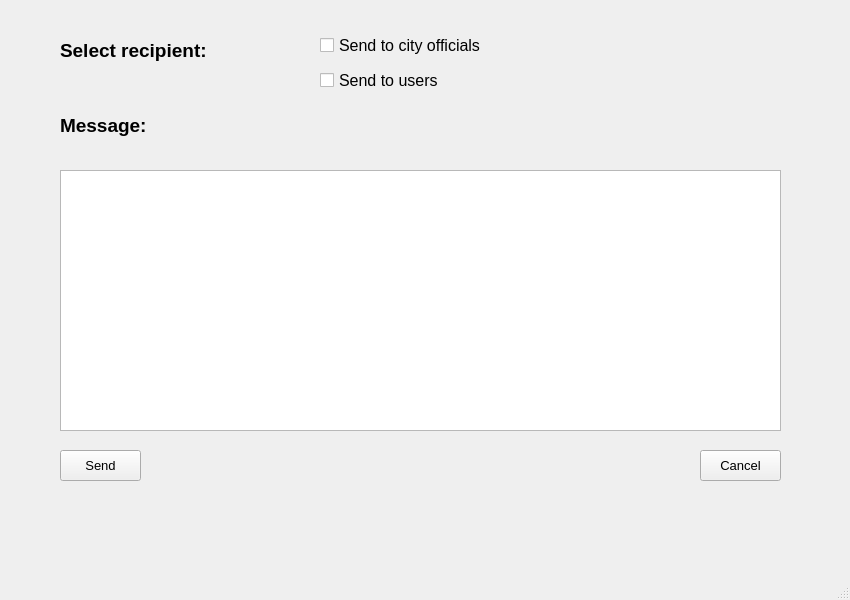
<?xml version="1.0" encoding="UTF-8"?>
<ui version="4.0">
 <class>Notification</class>
 <widget class="QMainWindow" name="Notification">
  <property name="geometry">
   <rect>
    <x>0</x>
    <y>0</y>
    <width>850</width>
    <height>600</height>
   </rect>
  </property>
  <property name="windowTitle">
   <string>MainWindow</string>
  </property>
  <widget class="QWidget" name="centralwidget">
   <widget class="QCheckBox" name="cityBox">
    <property name="geometry">
     <rect>
      <x>320</x>
      <y>30</y>
      <width>231</width>
      <height>31</height>
     </rect>
    </property>
    <property name="font">
     <font>
      <pointsize>12</pointsize>
     </font>
    </property>
    <property name="text">
     <string>Send to city officials</string>
    </property>
    <property name="autoExclusive">
     <bool>true</bool>
    </property>
   </widget>
   <widget class="QCheckBox" name="userBox">
    <property name="geometry">
     <rect>
      <x>320</x>
      <y>70</y>
      <width>151</width>
      <height>21</height>
     </rect>
    </property>
    <property name="font">
     <font>
      <pointsize>12</pointsize>
     </font>
    </property>
    <property name="text">
     <string>Send to users</string>
    </property>
    <property name="autoExclusive">
     <bool>true</bool>
    </property>
   </widget>
   <widget class="QTextEdit" name="textBox">
    <property name="geometry">
     <rect>
      <x>60</x>
      <y>170</y>
      <width>721</width>
      <height>261</height>
     </rect>
    </property>
    <property name="html">
     <string>&lt;!DOCTYPE HTML PUBLIC &quot;-//W3C//DTD HTML 4.0//EN&quot; &quot;http://www.w3.org/TR/REC-html40/strict.dtd&quot;&gt;
&lt;html&gt;&lt;head&gt;&lt;meta name=&quot;qrichtext&quot; content=&quot;1&quot; /&gt;&lt;style type=&quot;text/css&quot;&gt;
p, li { white-space: pre-wrap; }
&lt;/style&gt;&lt;/head&gt;&lt;body style=&quot; font-family:'MS Shell Dlg 2'; font-size:7.8pt; font-weight:400; font-style:normal;&quot;&gt;
&lt;p style=&quot;-qt-paragraph-type:empty; margin-top:0px; margin-bottom:0px; margin-left:0px; margin-right:0px; -qt-block-indent:0; text-indent:0px; font-size:8.25pt;&quot;&gt;&lt;br /&gt;&lt;/p&gt;&lt;/body&gt;&lt;/html&gt;</string>
    </property>
   </widget>
   <widget class="QPushButton" name="sendButton">
    <property name="geometry">
     <rect>
      <x>60</x>
      <y>450</y>
      <width>81</width>
      <height>31</height>
     </rect>
    </property>
    <property name="font">
     <font>
      <pointsize>10</pointsize>
     </font>
    </property>
    <property name="text">
     <string>Send</string>
    </property>
   </widget>
   <widget class="QPushButton" name="cancelButton">
    <property name="geometry">
     <rect>
      <x>700</x>
      <y>450</y>
      <width>81</width>
      <height>31</height>
     </rect>
    </property>
    <property name="font">
     <font>
      <pointsize>10</pointsize>
     </font>
    </property>
    <property name="text">
     <string>Cancel</string>
    </property>
   </widget>
   <widget class="QLabel" name="label">
    <property name="geometry">
     <rect>
      <x>60</x>
      <y>30</y>
      <width>211</width>
      <height>41</height>
     </rect>
    </property>
    <property name="font">
     <font>
      <pointsize>14</pointsize>
      <weight>75</weight>
      <bold>true</bold>
     </font>
    </property>
    <property name="text">
     <string>Select recipient:</string>
    </property>
   </widget>
   <widget class="QLabel" name="label_2">
    <property name="geometry">
     <rect>
      <x>60</x>
      <y>110</y>
      <width>161</width>
      <height>31</height>
     </rect>
    </property>
    <property name="font">
     <font>
      <pointsize>14</pointsize>
      <weight>75</weight>
      <bold>true</bold>
     </font>
    </property>
    <property name="text">
     <string>Message:</string>
    </property>
   </widget>
  </widget>
  <widget class="QStatusBar" name="statusbar"/>
 </widget>
 <resources/>
 <connections/>
</ui>
